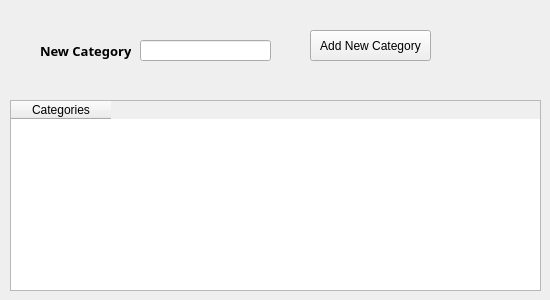
      <widget class="QWidget" name="tab_13">
       <attribute name="title">
        <string>Category</string>
       </attribute>
       <widget class="QTableWidget" name="tableWidget_3">
        <property name="geometry">
         <rect>
          <x>10</x>
          <y>100</y>
          <width>531</width>
          <height>191</height>
         </rect>
        </property>
        <column>
         <property name="text">
          <string>Categories</string>
         </property>
        </column>
       </widget>
       <widget class="QPushButton" name="pushButton_13">
        <property name="geometry">
         <rect>
          <x>310</x>
          <y>30</y>
          <width>121</width>
          <height>31</height>
         </rect>
        </property>
        <property name="text">
         <string>Add New Category</string>
        </property>
       </widget>
       <widget class="QLineEdit" name="lineEdit_19">
        <property name="geometry">
         <rect>
          <x>140</x>
          <y>40</y>
          <width>131</width>
          <height>21</height>
         </rect>
        </property>
       </widget>
       <widget class="QLabel" name="label_25">
        <property name="geometry">
         <rect>
          <x>40</x>
          <y>40</y>
          <width>91</width>
          <height>21</height>
         </rect>
        </property>
        <property name="font">
         <font>
          <family>Segoe UI Semibold</family>
          <pointsize>10</pointsize>
          <weight>75</weight>
          <bold>true</bold>
          <underline>false</underline>
         </font>
        </property>
        <property name="text">
         <string>New Category</string>
        </property>
       </widget>
      </widget>
